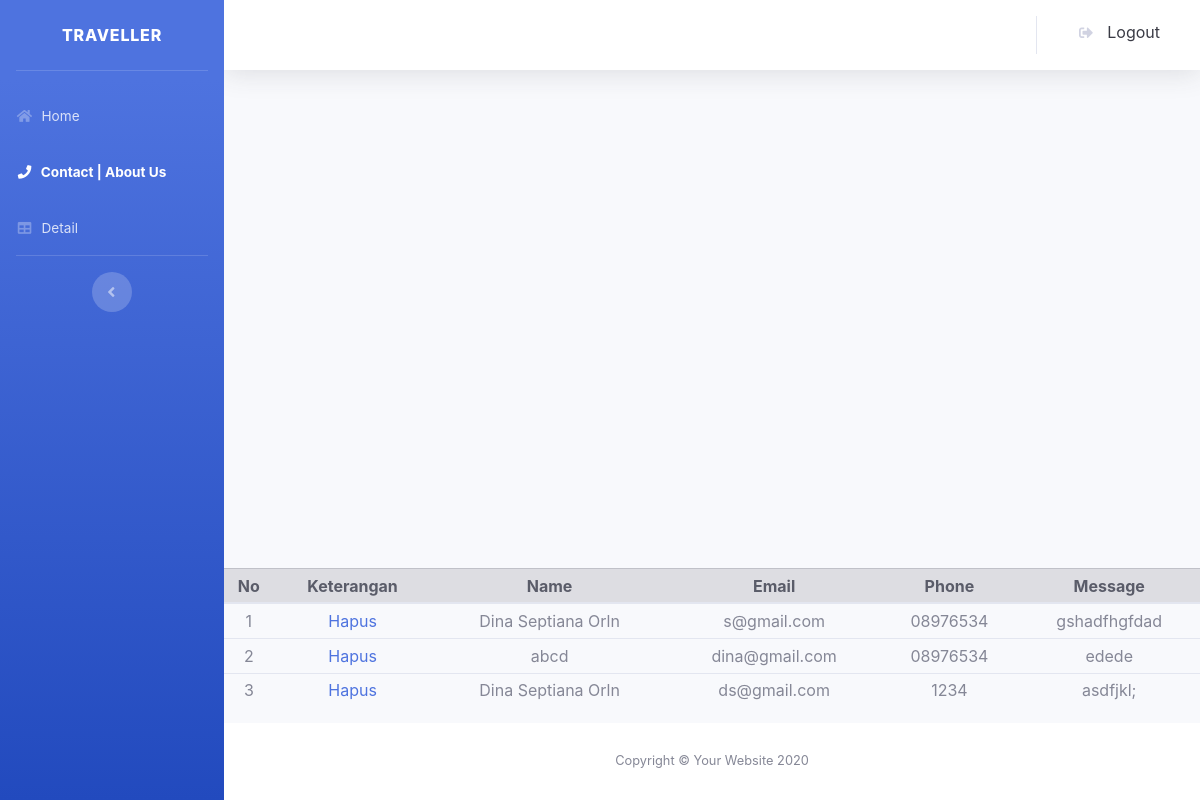
The app's page /admin/cas.php (signed in), older data.
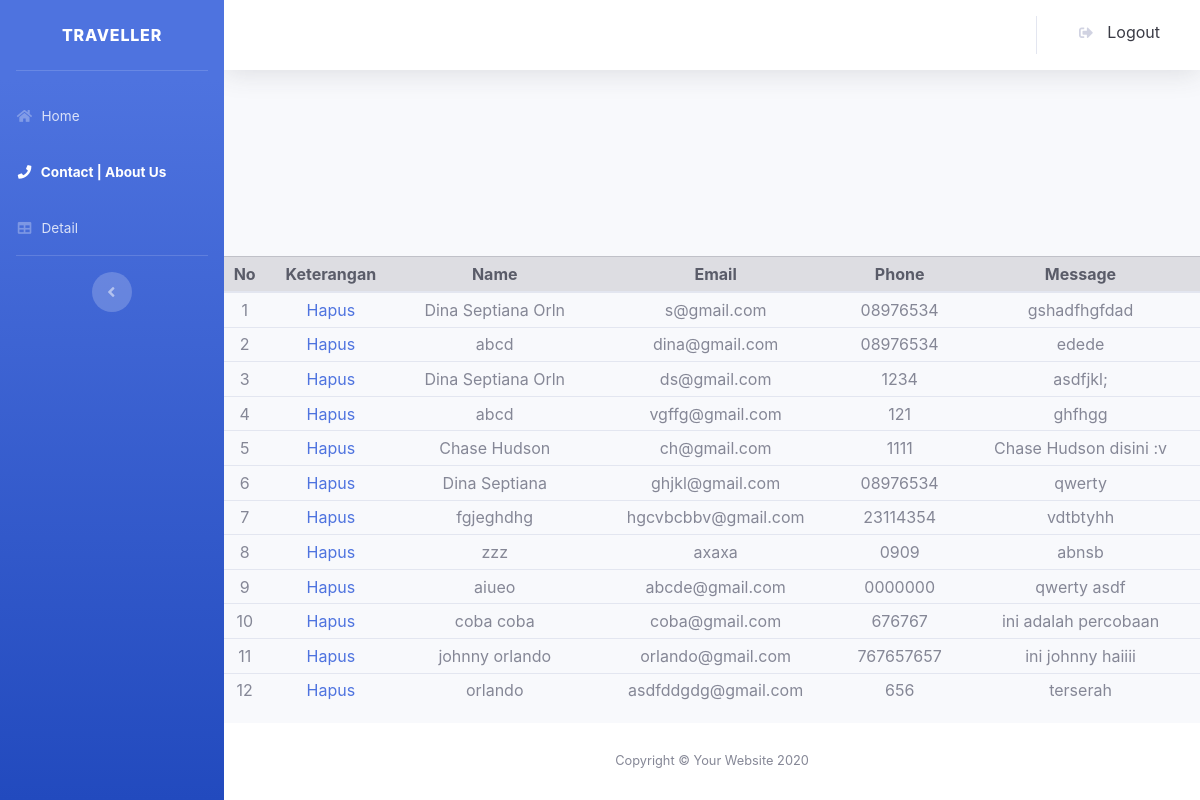
The same page, newer data.
### tables this page shows
CREATE TABLE `contact` (
  `id` int(12) NOT NULL,
  `name` varchar(100) NOT NULL,
  `email` varchar(100) NOT NULL,
  `phone` varchar(15) NOT NULL,
  `message` text NOT NULL,
  `created_at` timestamp NOT NULL DEFAULT current_timestamp() ON UPDATE current_timestamp(),
  `updated_at` timestamp NOT NULL DEFAULT current_timestamp() ON UPDATE current_timestamp(),
  `deleted_at` timestamp NULL DEFAULT NULL
);

### admin/cas.php (the view, shortened to what this page needs)
<?php
require_once 'config/db.php';
function query($query){
  global $db;
$result = mysqli_query($db, $query);
$rows = [];
while($row = mysqli_fetch_assoc($result)){
  $rows[] = $row;
}
return $rows;
}
$pgs = query("SELECT * FROM contact");
?>
<!DOCTYPE html>
<html lang="en">
<head>
  <link href="assets/fontawesome-free/css/all.min.css" rel="stylesheet">
  <link href="assets/css/sb-admin-2.min.css" rel="stylesheet">
</head>
<body id="page-top">
  <div id="wrapper">
    <ul class="navbar-nav bg-gradient-primary sidebar sidebar-dark accordion" id="accordionSidebar">
      <a class="sidebar-brand d-flex align-items-center justify-content-center text-white" disabled="">
        <div class="sidebar-brand-text mx-3">Traveller</div>
      </a>
      <hr class="sidebar-divider">
      <li class="nav-item">
        <a class="nav-link" href="indexa.php">
          <i class="fas fa-fw fa-home"></i>
          <span>Home</span>
        </a>
      </li>
      <li class="nav-item active">
        <a class="nav-link" href="cas.php">
          <i class="fas fa-fw fa-phone"></i>
          <span>Contact | About Us</span>
        </a>
      </li>
      <li class="nav-item">
        <a class="nav-link" href="detail.php">
          <i class="fas fa-fw fa-table"></i>
          <span>Detail</span></a>
      </li>
      <hr class="sidebar-divider d-none d-md-block">
      <div class="text-center d-none d-md-inline">
        <button class="rounded-circle border-0" id="sidebarToggle"></button>
      </div>
    </ul>
    <div id="content-wrapper" class="d-flex flex-column">
      <div id="content">
        <nav class="navbar navbar-expand navbar-light bg-white topbar mb-4 static-top shadow">
          <ul class="navbar-nav ml-auto">
            <li class="nav-item dropdown no-arrow">
            <a class="dropdown-item" href="logout.php" data-toggle="modal" data-target="#logoutModal">
                  <i class="fas fa-sign-out-alt fa-sm fa-fw mr-2 text-gray-400"></i>
                  Logout
                </a>
            </li>
          </ul>
        </nav>
    </div>
          <table class="container table table-sm table-hover table-stripped text-center">
          <thead class=" table-secondary text-dark">
            <th>No</th>
            <th>Keterangan</th>
            <th>Name</th>
            <th>Email</th>
            <th>Phone</th>
            <th>Message</th>
          </thead>
        <?php $i=1; ?>
        <?php foreach($pgs as $row) : ?>
        <tr>
            <td><?php echo $i; ?></td>
            <td>
                <a href="delete.php?id=<?php echo $row["id"]; ?>" onclick="return confirm('Hapus Data?');">Hapus</a>
            </td>
            <td><?php echo $row["name"]; ?></td>
            <td><?php echo $row["email"]; ?></td>
            <td><?php echo $row["phone"]; ?></td>
            <td><?php echo $row["message"]; ?></td>
        </tr>
        <?php  $i++; ?>
        <?php endforeach; ?>
    </table>
      <footer class="sticky-footer bg-white">
        <div class="container my-auto">
          <div class="copyright text-center my-auto">
            <span>Copyright &copy; Your Website <script>document.write(new Date().getFullYear());</script></span>
          </div>
        </div>
      </footer>
    </div>
  </div>
</body>
</html>

Row changes from the older to the newer data that the page shows:
added contact: name "abcd", email "vgffg@gmail.com", phone "121", message "ghfhgg"
added contact: name "Chase Hudson", email "ch@gmail.com", phone "1111", message "Chase Hudson disini :v"
added contact: name "Dina Septiana", email "ghjkl@gmail.com", phone "08976534", message "qwerty"
added contact: name "fgjeghdhg", email "hgcvbcbbv@gmail.com", phone "23114354", message "vdtbtyhh"
added contact: name "zzz", email "axaxa", phone "0909", message "abnsb"
added contact: name "aiueo", email "abcde@gmail.com", phone "0000000", message "qwerty asdf"
added contact: name "coba coba", email "coba@gmail.com", phone "676767", message "ini adalah percobaan"
added contact: name "johnny orlando", email "orlando@gmail.com", phone "767657657", message "ini johnny haiiii"
added contact: name "orlando", email "asdfddgdg@gmail.com", phone "656", message "terserah"
